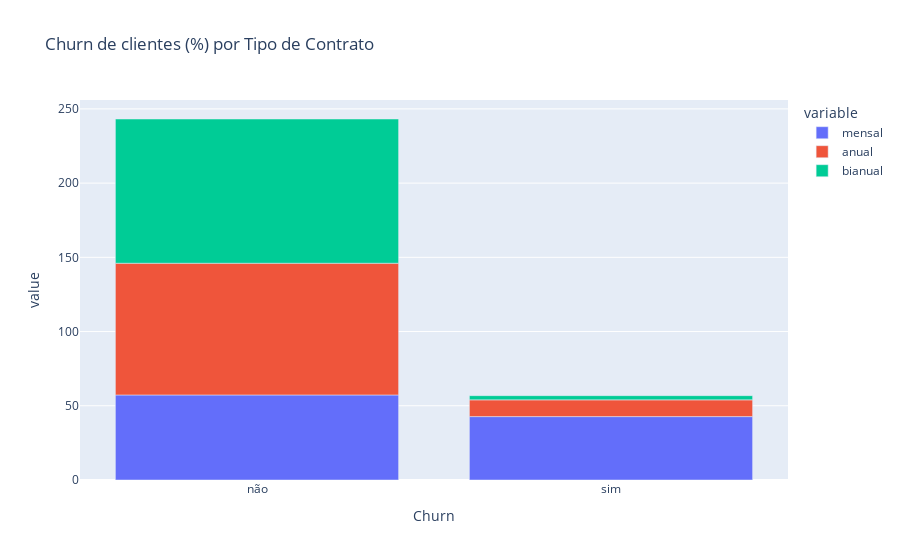

The cell this chart's notebook holds for it:
### Markdown cell above
### Relação Tipo de Contrato x Churn

### Code cell
one_year =  dataframe_final[dataframe_final['Contrato'] == dataframe_final['Contrato'].unique()[0]]
anual = round(one_year.Churn.value_counts(normalize = True)*100,2).to_frame(name = 'anual')
month_to_month =  dataframe_final[dataframe_final['Contrato'] == dataframe_final['Contrato'].unique()[1]]
mensal = round(month_to_month.Churn.value_counts(normalize = True)*100,2).to_frame(name = 'mensal')
two_years =  dataframe_final[dataframe_final['Contrato'] == dataframe_final['Contrato'].unique()[2]]
bianual = round(two_years.Churn.value_counts(normalize = True)*100,2).to_frame(name = 'bianual')

churn_contrato = pd.concat([mensal, anual, bianual], axis = 1)
churn_contrato.index.name = 'Churn'
churn_contrato.rename(index = {0: 'não', 1: 'sim'}, inplace = True)
churn_contrato.reset_index(inplace = True)

fig = px.bar(churn_contrato, x='Churn', y=["mensal", "anual", "bianual"], title="Churn de clientes (%) por Tipo de Contrato")

iplot(fig)

### Figure 1 — Plotly figure (JSON) as saved in the notebook; plotly's stock layout.template omitted (floating-point values rounded to 4 significant figures)
{"data": [{"alignmentgroup": "True", "hovertemplate": "variable=mensal<br>Churn=%{x}<br>value=%{y}<extra></extra>", "legendgroup": "mensal", "marker": {"color": "#636efa", "pattern": {"shape": ""}}, "name": "mensal", "offsetgroup": "mensal", "orientation": "v", "showlegend": true, "textposition": "auto", "type": "bar", "x": ["não", "sim"], "xaxis": "x", "y": [57.29, 42.71], "yaxis": "y"}, {"alignmentgroup": "True", "hovertemplate": "variable=anual<br>Churn=%{x}<br>value=%{y}<extra></extra>", "legendgroup": "anual", "marker": {"color": "#EF553B", "pattern": {"shape": ""}}, "name": "anual", "offsetgroup": "anual", "orientation": "v", "showlegend": true, "textposition": "auto", "type": "bar", "x": ["não", "sim"], "xaxis": "x", "y": [88.73, 11.27], "yaxis": "y"}, {"alignmentgroup": "True", "hovertemplate": "variable=bianual<br>Churn=%{x}<br>value=%{y}<extra></extra>", "legendgroup": "bianual", "marker": {"color": "#00cc96", "pattern": {"shape": ""}}, "name": "bianual", "offsetgroup": "bianual", "orientation": "v", "showlegend": true, "textposition": "auto", "type": "bar", "x": ["não", "sim"], "xaxis": "x", "y": [97.17, 2.83], "yaxis": "y"}], "layout": {"barmode": "relative", "legend": {"title": {"text": "variable"}, "tracegroupgap": 0}, "title": {"text": "Churn de clientes (%) por Tipo de Contrato"}, "xaxis": {"anchor": "y", "domain": [0, 1], "title": {"text": "Churn"}}, "yaxis": {"anchor": "x", "domain": [0, 1], "title": {"text": "value"}}}}
